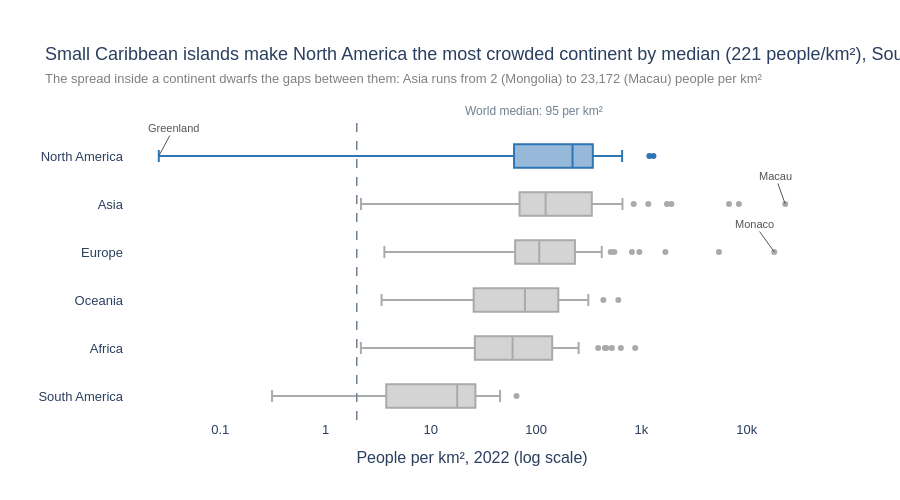

Notebook source saved alongside this figure:
### Markdown cell above
**Chart choice & justification:** Box plot (log scale)

- Box plot depicts median and spread for each continent and not the mean value.
- More useful compared to the violin since some continents have fewer countries (14 in South America).
- Logarithmic scale due to presence of city-states that are many times more dense than other cities.
- Arranged according to median with North America having the highest median value depicted in blue color while others in gray.
- Dashed line represents the world median while the outliers are identified.

### Code cell
# Q4
# step 1: prep data
med = df.groupby('Continent')['Density'].median().sort_values(ascending=False)
most_crowded = med.idxmax()
world_median = df['Density'].median()
df['Highlight'] = np.where(df['Continent'] == most_crowded, most_crowded, 'Other')
asia_min, asia_max = df.loc[df['Continent'] == 'Asia', 'Density'].agg(['min', 'max'])
print(med.round(1))
print(df.groupby('Continent')['Density'].agg(['min', 'max']).round(1))

# step 2: plotly express figure
fig = px.box(
    data_frame=df,
    x='Density', y='Continent',
    orientation='h',
    color='Highlight',
    color_discrete_map={most_crowded: BLUE, 'Other': GREY},
    category_orders={'Continent': med.index.tolist()},     # highest median at the top
    points='outliers',
    log_x=True,
    hover_name='Country',
    hover_data={'Highlight': False, 'Density': ':,.1f'},
    labels={'Density': 'People per km², 2022 (log scale)', 'Continent': ''},
    template='plotly_white',
    height=500
)

# step 3: customisation
# shapes and annotations on a log axis take log10 values
fig.add_vline(x=np.log10(world_median), line_dash='dash', line_color='slategrey', line_width=1.5,
              annotation=dict(text=f'World median: {world_median:.0f} per km²',
                              font=dict(color='slategrey', size=12), yanchor='bottom'),
              annotation_position='top')

# name the extremes
for country, ax, ay in [('Macau', -10, -28), ('Monaco', -20, -28), ('Greenland', 15, -28)]:
    row = df.loc[df['Country'] == country].iloc[0]
    fig.add_annotation(x=np.log10(row['Density']), y=row['Continent'], text=country,
                       showarrow=True, arrowhead=0, arrowcolor='#555555', ax=ax, ay=ay,
                       font=dict(size=11, color='#555555'))

fig.update_layout(
    title=(f"Small Caribbean islands make {most_crowded} the most crowded continent by median "
           f"({med[most_crowded]:.0f} people/km²), South America is the emptiest ({med.iloc[-1]:.0f})<br>"
           f"<span style='font-size:13px;color:grey'>The spread inside a continent dwarfs the gaps between them: "
           f"Asia runs from {asia_min:.0f} (Mongolia) to {asia_max:,.0f} (Macau) people per km²</span>"),
    boxmode='overlay',               # one box per row, not offset by colour group
    showlegend=False,
    font=dict(family='Arial', size=13),
    xaxis=dict(showgrid=False, tickvals=[0.1, 1, 10, 100, 1000, 10000], ticktext=['0.1', '1', '10', '100', '1k', '10k']),
    yaxis=dict(showgrid=False),
    margin=dict(t=120)
)

fig.show()

### Figure 1 — Plotly figure (JSON) as saved in the notebook; plotly's stock layout.template omitted (floating-point values rounded to 4 significant figures; data arrays with more than 128 entries replaced by an {"elided": "..."} marker saying what was removed)
{"data": [{"alignmentgroup": "True", "boxpoints": "outliers", "customdata": {"elided": "194x1 str values"}, "hovertemplate": "<b>%{hovertext}</b><br><br>People per km², 2022 (log scale)=%{x:,.1f}<br>=%{y}<extra></extra>", "hovertext": {"elided": "194 str values"}, "legendgroup": "Other", "marker": {"color": "#AAAAAA"}, "name": "Other", "notched": false, "offsetgroup": "Other", "orientation": "h", "showlegend": true, "type": "box", "x": {"elided": "194 float values"}, "x0": " ", "xaxis": "x", "y": {"elided": "194 str values"}, "y0": " ", "yaxis": "y"}, {"alignmentgroup": "True", "boxpoints": "outliers", "customdata": [["North America"], ["North America"], ["North America"], ["North America"], ["North America"], ["North America"], ["North America"], ["North America"], ["North America"], ["North America"], ["North America"], ["North America"], ["North America"], ["North America"], ["North America"], ["North America"], ["North America"], ["North America"], ["North America"], ["North America"], ["North America"], ["North America"], ["North America"], ["North America"], ["North America"], ["North America"], ["North America"], ["North America"], ["North America"], ["North America"], ["North America"], ["North America"], ["North America"], ["North America"], ["North America"], ["North America"], ["North America"], ["North America"], ["North America"], ["North America"]], "hovertemplate": "<b>%{hovertext}</b><br><br>People per km², 2022 (log scale)=%{x:,.1f}<br>=%{y}<extra></extra>", "hovertext": ["Anguilla", "Antigua and Barbuda", "Aruba", "Bahamas", "Barbados", "Belize", "Bermuda", "British Virgin Islands", "Canada", "Cayman Islands", "Costa Rica", "Cuba", "Curacao", "Dominica", "Dominican Republic", "El Salvador", "Greenland", "Grenada", "Guadeloupe", "Guatemala", "Haiti", "Honduras", "Jamaica", "Martinique", "Mexico", "Montserrat", "Nicaragua", "Panama", "Puerto Rico", "Saint Barthelemy", "Saint Kitts and Nevis", "Saint Lucia", "Saint Martin", "Saint Pierre and Miquelon", "Saint Vincent and the Grenadines", "Sint Maarten", "Trinidad and Tobago", "Turks and Caicos Islands", "United States", "United States Virgin Islands"], "legendgroup": "North America", "marker": {"color": "#2E75B6"}, "name": "North America", "notched": false, "offsetgroup": "North America", "orientation": "h", "showlegend": true, "type": "box", "x": [174.3, 212.1, 591.4, 29.4, 655.0, 17.65, 1189.0, 207.3, 3.851, 260.2, 101.4, 102.0, 430.5, 96.85, 230.7, 301.1, 0.0261, 364.6, 243.1, 163.9, 417.5, 92.74, 257.2, 325.8, 64.91, 43.04, 53.3, 58.46, 366.7, 522.2, 182.6, 292.0, 599.8, 24.22, 267.2, 1299.0, 298.4, 48.21, 36.09, 286.6], "x0": " ", "xaxis": "x", "y": ["North America", "North America", "North America", "North America", "North America", "North America", "North America", "North America", "North America", "North America", "North America", "North America", "North America", "North America", "North America", "North America", "North America", "North America", "North America", "North America", "North America", "North America", "North America", "North America", "North America", "North America", "North America", "North America", "North America", "North America", "North America", "North America", "North America", "North America", "North America", "North America", "North America", "North America", "North America", "North America"], "y0": " ", "yaxis": "y"}], "layout": {"annotations": [{"font": {"color": "slategrey", "size": 12}, "showarrow": false, "text": "World median: 95 per km²", "x": 1.979, "xanchor": "center", "xref": "x", "y": 1, "yanchor": "bottom", "yref": "y domain"}, {"arrowcolor": "#555555", "arrowhead": 0, "ax": -10, "ay": -28, "font": {"color": "#555555", "size": 11}, "showarrow": true, "text": "Macau", "x": 4.365, "y": "Asia"}, {"arrowcolor": "#555555", "arrowhead": 0, "ax": -20, "ay": -28, "font": {"color": "#555555", "size": 11}, "showarrow": true, "text": "Monaco", "x": 4.261, "y": "Europe"}, {"arrowcolor": "#555555", "arrowhead": 0, "ax": 15, "ay": -28, "font": {"color": "#555555", "size": 11}, "showarrow": true, "text": "Greenland", "x": -1.583, "y": "North America"}], "boxmode": "overlay", "font": {"family": "Arial", "size": 13}, "height": 500, "legend": {"title": {"text": "Highlight"}, "tracegroupgap": 0}, "margin": {"t": 120}, "shapes": [{"line": {"color": "slategrey", "dash": "dash", "width": 1.5}, "type": "line", "x0": 1.979, "x1": 1.979, "xref": "x", "y0": 0, "y1": 1, "yref": "y domain"}], "showlegend": false, "title": {"text": "Small Caribbean islands make North America the most crowded continent by median (221 people/km²), South America is the emptiest (18)<br><span style='font-size:13px;color:grey'>The spread inside a continent dwarfs the gaps between them: Asia runs from 2 (Mongolia) to 23,172 (Macau) people per km²</span>"}, "xaxis": {"anchor": "y", "domain": [0, 1], "showgrid": false, "ticktext": ["0.1", "1", "10", "100", "1k", "10k"], "tickvals": [0.1, 1, 10, 100, 1000, 10000], "title": {"text": "People per km², 2022 (log scale)"}, "type": "log"}, "yaxis": {"anchor": "x", "categoryarray": ["South America", "Africa", "Oceania", "Europe", "Asia", "North America"], "categoryorder": "array", "domain": [0, 1], "showgrid": false, "title": {"text": ""}}}}
